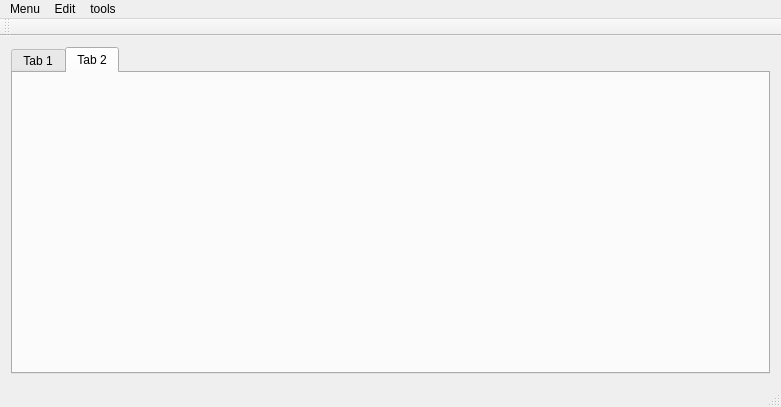
<?xml version="1.0" encoding="UTF-8"?>
<ui version="4.0">
 <class>MainWindow</class>
 <widget class="QMainWindow" name="MainWindow">
  <property name="geometry">
   <rect>
    <x>0</x>
    <y>0</y>
    <width>781</width>
    <height>407</height>
   </rect>
  </property>
  <property name="windowTitle">
   <string>QT Theme Editor</string>
  </property>
  <widget class="QWidget" name="centralWidget">
   <layout class="QGridLayout" name="gridLayout">
    <item row="0" column="0">
     <widget class="QTabWidget" name="tabWidget">
      <property name="currentIndex">
       <number>1</number>
      </property>
      <widget class="QWidget" name="tab_3">
       <attribute name="title">
        <string>Tab 1</string>
       </attribute>
       <layout class="QGridLayout" name="gridLayout_3">
        <item row="0" column="0">
         <widget class="QFrame" name="frame">
          <property name="frameShape">
           <enum>QFrame::StyledPanel</enum>
          </property>
          <property name="frameShadow">
           <enum>QFrame::Raised</enum>
          </property>
          <layout class="QGridLayout" name="gridLayout_2"/>
         </widget>
        </item>
       </layout>
      </widget>
      <widget class="QWidget" name="tab_4">
       <attribute name="title">
        <string>Tab 2</string>
       </attribute>
       <layout class="QGridLayout" name="gridLayout_5">
        <item row="0" column="0">
         <widget class="QWidget" name="widget" native="true">
          <layout class="QGridLayout" name="gridLayout_4">
           <item row="0" column="0">
            <widget class="QStackedWidget" name="stackedWidget">
             <property name="autoFillBackground">
              <bool>false</bool>
             </property>
             <property name="styleSheet">
              <string notr="true">background-image: url(:/Resource/save.png);</string>
             </property>
             <property name="currentIndex">
              <number>1</number>
             </property>
             <widget class="QWidget" name="page"/>
             <widget class="QWidget" name="page_2"/>
            </widget>
           </item>
          </layout>
         </widget>
        </item>
       </layout>
      </widget>
     </widget>
    </item>
   </layout>
  </widget>
  <widget class="QToolBar" name="mainToolBar">
   <attribute name="toolBarArea">
    <enum>TopToolBarArea</enum>
   </attribute>
   <attribute name="toolBarBreak">
    <bool>false</bool>
   </attribute>
  </widget>
  <widget class="QStatusBar" name="statusBar"/>
  <widget class="QMenuBar" name="menuBar">
   <property name="geometry">
    <rect>
     <x>0</x>
     <y>0</y>
     <width>781</width>
     <height>24</height>
    </rect>
   </property>
   <widget class="QMenu" name="menuEdit">
    <property name="title">
     <string>Edit</string>
    </property>
    <addaction name="actionundo"/>
   </widget>
   <widget class="QMenu" name="menutools">
    <property name="title">
     <string>tools</string>
    </property>
    <addaction name="actionColorPicker"/>
    <addaction name="actionHighlight"/>
    <addaction name="actioncompile"/>
   </widget>
   <widget class="QMenu" name="menuMenu">
    <property name="title">
     <string>Menu</string>
    </property>
    <addaction name="actionExit"/>
    <addaction name="actionOpen"/>
    <addaction name="actionSave"/>
    <addaction name="actionSaveAs"/>
    <addaction name="actionApply"/>
    <addaction name="actionNew"/>
   </widget>
   <addaction name="menuMenu"/>
   <addaction name="menuEdit"/>
   <addaction name="menutools"/>
  </widget>
  <action name="actionExit">
   <property name="text">
    <string>Exit</string>
   </property>
  </action>
  <action name="actionOpen">
   <property name="text">
    <string>Open</string>
   </property>
  </action>
  <action name="actionSave">
   <property name="text">
    <string>Save</string>
   </property>
  </action>
  <action name="actionSaveAs">
   <property name="text">
    <string>SaveAs</string>
   </property>
  </action>
  <action name="actionundo">
   <property name="text">
    <string>undo</string>
   </property>
  </action>
  <action name="actionColorPicker">
   <property name="text">
    <string>ColorPicker</string>
   </property>
  </action>
  <action name="actionHighlight">
   <property name="text">
    <string>Highlight</string>
   </property>
  </action>
  <action name="actionApply">
   <property name="text">
    <string>Apply</string>
   </property>
  </action>
  <action name="actionNew">
   <property name="text">
    <string>New</string>
   </property>
  </action>
  <action name="actioncompile">
   <property name="text">
    <string>compile</string>
   </property>
  </action>
 </widget>
 <layoutdefault spacing="6" margin="11"/>
 <resources/>
 <connections/>
</ui>
